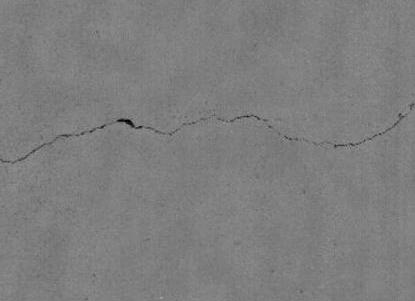
%> input picture test_data/range/range_LcmsResult_ImageRng_000150_2.jpg, 415 x 301 px
$ octave REAC.m   (GNU Octave 9; MATLAB toolbox functions it lacks are replaced by stand-ins)
%> lines starting %> are read from the running program, lines starting %| are printed output that depends on the picture; in (x1, y1, x2, y2) boxes, pixels count from 0 and x2, y2 are one past the last pixel; in counts of white or black regions, pixels touching at a corner belong together; the program's own positions count from 1
clear;

%% Parameters
max_its = 500;  % max iterations of curve evolution
thresh = 20;  % stopping criterion (change of curve) of curve evolution
a = -0.01;  % parameter for region-based regularization
b = 0.01;  % parameter for edge-based regularization
R_bias = 0.7;  % bias between region- and edge-based level sets

%% Image and segmentation mask preparation
img = imread('test_data/range/range_LcmsResult_ImageRng_000150_2.jpg');
%> img is the input picture: size 301x415 uint8; min 0, max 158, mean 125.9
img_ori = im2double(img);

seg = imread('test_data/fcn_resnet50/result_LcmsResult_ImageRng_000150_2.jpg');
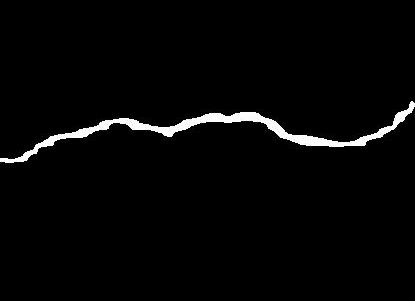
%> input picture test_data/fcn_resnet50/result_LcmsResult_ImageRng_000150_2.jpg, 415 x 301 px
%> seg is the input picture: size 301x415x3 uint8; min 0, max 255, mean 6.4
seg = rgb2gray(seg);
%> seg: size 301x415 uint8
seg = im2double(seg);
%> seg: size 301x415 double
seg = imbinarize(seg,0.5);
%> seg: size 301x415 logical; 2.5% white; 1 white region, box (x1, y1, x2, y2) and area: (0, 101, 415, 163) 3097
seg = double(seg);
init_mask = seg;
phi = mask2phi(init_mask);

%% Extract gradient feature to guide the active contour (for edge-based active contour)
% Specific the type of preprocessed image to extract gradient feature from
method_f = "anisodiff";  % Specify the name of preprocessing method used
if method_f == "Gaussian"  % Gaussian smoothing
    sigma = 1;
    feature = imgaussfilt(img, sigma, 'FilterSize', 3);
elseif method_f == "contrast"  % contrast enhancement
    edgeThreshold = 0.4;
    amount = 0.5;
    feature = localcontrast(img, edgeThreshold, amount);
elseif method_f == "anisodiff"  % anisotropic diffusion
    feature = imdiffusefilt(img);
elseif method_f == "diffcontrast"  % anisotropic diffusion + contrast enhancement
    feature = imdiffusefilt(img);
    edgeThreshold = 0.4;
    amount = 0.5;
    feature = localcontrast(feature, edgeThreshold, amount);
end

feature = im2double(feature) .* 255;
%> feature: size 301x415 double
%feature = im2double(feature);
[FX,FY] = gradient(feature);
feature = sqrt(FX.^2+FY.^2+eps);

%-- Method1: Increase gradient in prediction area
pred_crack = find(init_mask==1);
%> pred_crack = 3097 values from 159 to 124721
feature(pred_crack) = feature(pred_crack)*10;
%> feature: size 301x415 double; min 1.49e-08, max 711.7, mean 2.5

% [11 lines of commented-out code are left out]

feature = 1 ./ ( 1 + feature.^2 );
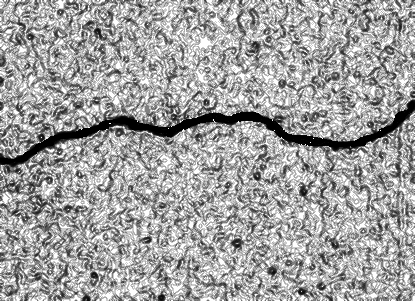
%> feature: size 301x415 double; min 1.97e-06, max 1, mean 0.637

%% plot gradient (for checking only)
% [9 lines of commented-out code are left out]

%% Image preprocessing (for region-based active contour)
method = "Gaussian";  % Specify the name of preprocessing method used
if method == "Gaussian"  % Gaussian smoothing
    sigma = 1;
    img = imgaussfilt(img, sigma, 'FilterSize', 3);
elseif method == "contrast"  % contrast enhancement
    edgeThreshold = 0.4;
    amount = 0.5;
    img = localcontrast(img, edgeThreshold, amount);
elseif method == "anisodiff"  % anisotropic diffusion
    img = imdiffusefilt(img);
elseif method == "diffgaussian"  % anisotropic diffusion + Gaussian smoothing
    img = imdiffusefilt(img);
    sigma = 1;
    img = imgaussfilt(img, sigma, 'FilterSize', 3);
elseif method == "diffcontrast"  % anisotropic diffusion + contrast enhancement
    img = imdiffusefilt(img);
    edgeThreshold = 0.4;
    amount = 0.5;
    img = localcontrast(img, edgeThreshold, amount);
end
img = im2double(img);
%> img: size 301x415 double

%% Curve evolution
its = 0;      stop = 0;
prev_mask = init_mask;        c = 0;

while ((its < max_its) && ~stop)
    idx = find(phi <= 1.2 & phi >= -1.2);  %-- get the curve's narrow band

    if ~isempty(idx)
        if(mod(its,50) == 0)
            showCurveAndPhi(img_ori,phi,its);
        end

        %-- find interior and exterior mean
        fea = feature(idx);
        upts = find(phi<=0);                 % interior points
        vpts = find(phi>0);                  % exterior points
        u = sum(img(upts))/(length(upts)+eps); % interior mean
        v = sum(img(vpts))/(length(vpts)+eps); % exterior mean
        F = (img(idx)-u).^2-(img(idx)-v).^2;     % force from image information
        %F = F .* (fea*0.5);

        %-- energy function
        [curvature,normGrad,FdotGrad] = get_evolution_functions(phi,feature,idx);

        %-- gradient descent to minimize energy
        dphidt1 = fea.*curvature.*normGrad;
        dphidt1 = dphidt1./max(abs(dphidt1(:)));

        dphidt2 = FdotGrad;
        dphidt2 = dphidt2./max(abs(dphidt2(:)));

        dphidt3 = fea.*normGrad;
        %dphidt3 = normGrad;
        dphidt3 = dphidt3./max(abs(dphidt3(:)));

        dphidt = R_bias*normGrad.*(F./max(abs(F))) + (1-R_bias)*(dphidt1 + dphidt2) + a*normGrad + b*normGrad.*curvature;

        %-- maintain the CFL condition
        %dt = .45/(max(abs(dphidt))+eps);  % delta_x = 1(pixel)?
        dt = .45;

        %-- evolve the curve
        phi(idx) = phi(idx) + dt.*dphidt;

        %-- Keep SDF smooth
        phi = sussman(phi, .5);

        new_mask = phi<=0;
        c = convergence(prev_mask,new_mask,thresh,c);
        if c <= 5
            its = its + 1;
            prev_mask = new_mask;
        else
            stop = 1;
        end
    else
        break;
    end
end
%> this loop made 55 passes
%> (u, n_diff in convergence, c) on passes 1 to 12: (0.452, 0, 1), (0.452, 0, 2), (0.452, 31, 0), (0.452, 86, 0), (0.45, 115, 0), (0.448, 102, 0), (0.447, 86, 0), (0.445, 82, 0), (0.444, 55, 0), (0.443, 47, 0), (0.442, 36, 0), (0.441, 55, 0)
%> pass 1, in sussman, `b = shiftL(D) - D;`:
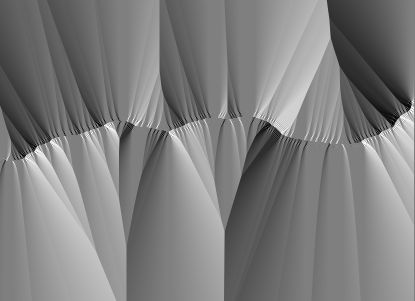
%> b: size 301x415 single; min -1.12, max 1.12, mean -0.0107; mean of the top-left, top-right, bottom-left and bottom-right quarters -0.157, -0.0341, 0.159, -0.0115; drawn with min black and max white
%> after the loop:
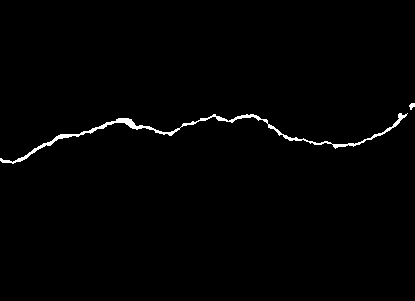
%> new_mask: size 301x415 logical; 1.1% white; 2 white regions, box (x1, y1, x2, y2) and area: (0, 113, 408, 164) 1310, (409, 103, 415, 110) 28
%> after the loop:
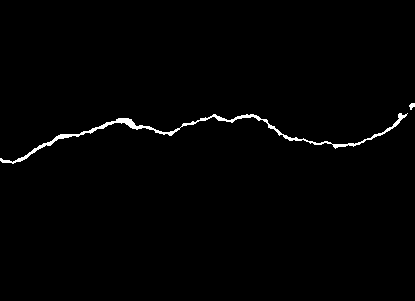
%> prev_mask: size 301x415 logical; 1.1% white; 2 white regions, box (x1, y1, x2, y2) and area: (0, 113, 408, 164) 1324, (409, 103, 415, 110) 28
%> after the loop, F = 2029 values, max 0.0135 at index 401, min -0.0249 at index 571, mean 0.000893; FdotGrad = 2029 values, max 0.557 at index 1150, min -0.542 at index 529, mean 0.0155; curvature = 2029 values, max 28.28 at index 1988, min -1.75 at index 1997, mean 0.228; dphidt = 2029 values, max 0.639 at index 1150, min -0.762 at index 599, mean 0.0441; dphidt1 = 2029 values, max 0.581 at index 1472, min -1 at index 1331, mean 0.000659; dphidt2 = 2029 values, max 1 at index 1150, min -0.974 at index 529, mean 0.0278; dphidt3 = 2029 values, max 1 at index 1331, min 0 at index 69, mean 0.00656; dt = 0.45; fea = 2029 values, max 1 at index 1331, min 2.99e-06 at index 619, mean 0.00685; its = 54; normGrad = 2029 values, max 1.43 at index 600, min 0 at index 69, mean 0.939; stop = 1; upts = 1352 values from 159 to 124721
%> after the loop:
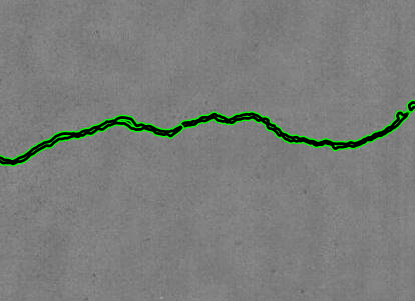
%> figure redrawn from the program's plot data; its title reads '50 Iterations'

showCurveAndPhi(img_ori,phi,max_its);
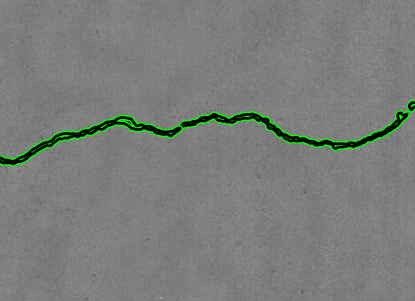
%> figure redrawn from the program's plot data; its title reads '500 Iterations'
%-- make mask from SDF
seg = phi<=0; %-- Get mask from levelset

%% Functions
function img = im2graydouble(img)
    [dimy, dimx, c] = size(img);
    if (isfloat(img))
        if (c==3)
            img = rgb2gray(uint8(img));
        end
    else
        if (c==3)
            img = rgb2gray(img);
        end
        img = im2double(img);
    end
end

function phi = mask2phi(init_a)
    phi=bwdist(init_a)-bwdist(1-init_a)+im2double(init_a)-.5;
end

function showCurveAndPhi(I, phi, i)
    imshow(I,'initialmagnification',800,'displayrange',[0 1]); hold on;
    contour(phi, [0 0], 'g','LineWidth',4);
    contour(phi, [0 0], 'k','LineWidth',2);
    hold off; title([num2str(i) ' Iterations']); drawnow;
end

%-- compute curvature along SDF
function [curvature,normGrad,FdotGrad] = get_evolution_functions(phi,feature,idx)
    [dimy, dimx] = size(phi);
    [y x] = ind2sub([dimy,dimx],idx);  % get subscripts
    %-- get subscripts of neighbors
    ym1 = y-1; xm1 = x-1; yp1 = y+1; xp1 = x+1;
    %-- bounds checking
    ym1(ym1<1) = 1; xm1(xm1<1) = 1;
    yp1(yp1>dimy)=dimy; xp1(xp1>dimx) = dimx;
    %-- get indexes for 8 neighbors
    idup = sub2ind(size(phi),yp1,x);
    iddn = sub2ind(size(phi),ym1,x);
    idlt = sub2ind(size(phi),y,xm1);
    idrt = sub2ind(size(phi),y,xp1);
    idul = sub2ind(size(phi),yp1,xm1);
    idur = sub2ind(size(phi),yp1,xp1);
    iddl = sub2ind(size(phi),ym1,xm1);
    iddr = sub2ind(size(phi),ym1,xp1);

    %-- get central derivatives of SDF at x,y
    phi_x  = (-phi(idlt)+phi(idrt))/2;
    phi_y  = (-phi(iddn)+phi(idup))/2;
    phi_xx = phi(idlt)-2*phi(idx)+phi(idrt);
    phi_yy = phi(iddn)-2*phi(idx)+phi(idup);
    phi_xy = 0.25*phi(iddl)+0.25*phi(idur)...
             -0.25*phi(iddr)-0.25*phi(idul);
    phi_x2 = phi_x.^2;
    phi_y2 = phi_y.^2;

    %-- compute curvature (Kappa)
    curvature = ((phi_x2.*phi_yy + phi_y2.*phi_xx - 2*phi_x.*phi_y.*phi_xy)./...
              (phi_x2 + phi_y2 +eps).^(3/2));
    %-- compute norm of gradient
    phi_xm = phi(idx)-phi(idlt);
    phi_xp = phi(idrt)-phi(idx);
    phi_ym = phi(idx)-phi(iddn);
    phi_yp = phi(idup)-phi(idx);
    normGrad = sqrt( (max(phi_xm,0)).^2 + (min(phi_xp,0)).^2 + ...
        (max(phi_ym,0)).^2 + (min(phi_yp,0)).^2 );

    %-- compute scalar product between the feature image and the gradient of phi
    F_x = 0.5*feature(idrt)-0.5*feature(idlt);
    F_y = 0.5*feature(idup)-0.5*feature(iddn);
    FdotGrad = (max(F_x,0)).*(phi_xp) + (min(F_x,0)).*(phi_xm) + ...
        (max(F_y,0)).*(phi_yp) + (min(F_y,0)).*(phi_ym);
end

%-- level set re-initialization by the sussman method
function D = sussman(D, dt)

    % forward/backward differences
    a = D - shiftR(D); % backward
    b = shiftL(D) - D; % forward
    c = D - shiftD(D); % backward
    d = shiftU(D) - D; % forward
    a_p = a;  a_n = a; % a+ and a-
    b_p = b;  b_n = b;
    c_p = c;  c_n = c;
    d_p = d;  d_n = d;
    a_p(a < 0) = 0;
    a_n(a > 0) = 0;
    b_p(b < 0) = 0;
    b_n(b > 0) = 0;
    c_p(c < 0) = 0;
    c_n(c > 0) = 0;
    d_p(d < 0) = 0;
    d_n(d > 0) = 0;
    dD = zeros(size(D));
    D_neg_ind = find(D < 0);
    D_pos_ind = find(D > 0);
    dD(D_pos_ind) = sqrt(max(a_p(D_pos_ind).^2, b_n(D_pos_ind).^2) ...
                       + max(c_p(D_pos_ind).^2, d_n(D_pos_ind).^2)) - 1;
    dD(D_neg_ind) = sqrt(max(a_n(D_neg_ind).^2, b_p(D_neg_ind).^2) ...
                       + max(c_n(D_neg_ind).^2, d_p(D_neg_ind).^2)) - 1;
    D = D - dt .* sussman_sign(D) .* dD;
end

%-- whole matrix derivatives
function shift = shiftD(M)
    shift = shiftR(M')';
end

function shift = shiftL(M)
    shift = [ M(:,2:size(M,2)) M(:,size(M,2)) ];
end

function shift = shiftR(M)
  shift = [ M(:,1) M(:,1:size(M,2)-1) ];
end
function shift = shiftU(M)
    shift = shiftL(M')';
end

function S = sussman_sign(D)
    S = D ./ sqrt(D.^2 + 1);
end

function c = convergence(p_mask,n_mask,thresh,c)
    diff = p_mask - n_mask;
    n_diff = sum(abs(diff(:)));
    if n_diff < thresh
        c = c + 1;
    else c = 0;
    end
end
